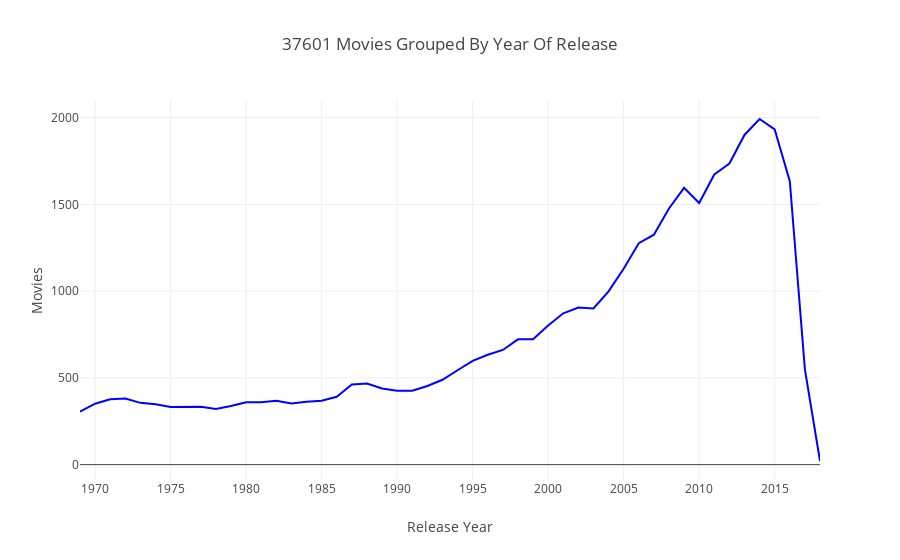

Here is the notebook cell this chart was saved with:
### Code cell
data1 = Movie['Year'].value_counts().sort_index()
trace1 = go.Scatter(x = data1.index,
                   y = data1.values,
                   marker = dict(color = 'blue'))
layout1 = dict(title = '{} Movies Grouped By Year Of Release'.format(Movie.shape[0]),
              xaxis = dict(title = 'Release Year'),
              yaxis = dict(title = 'Movies'))
fig = go.Figure(data=[trace1], layout=layout1)
iplot(fig)

### Figure 1 — Plotly figure (JSON) as saved in the notebook; plotly's stock layout.template omitted (floating-point values rounded to 4 significant figures)
{"data": [{"marker": {"color": "blue"}, "type": "scatter", "uid": "60898df9-90d6-4d6f-9ce9-a46c08c15087", "x": [1969, 1970, 1971, 1972, 1973, 1974, 1975, 1976, 1977, 1978, 1979, 1980, 1981, 1982, 1983, 1984, 1985, 1986, 1987, 1988, 1989, 1990, 1991, 1992, 1993, 1994, 1995, 1996, 1997, 1998, 1999, 2000, 2001, 2002, 2003, 2004, 2005, 2006, 2007, 2008, 2009, 2010, 2011, 2012, 2013, 2014, 2015, 2016, 2017, 2018], "y": [305, 351, 377, 381, 356, 348, 332, 333, 334, 321, 338, 360, 359, 368, 352, 362, 368, 391, 462, 467, 439, 426, 426, 453, 489, 544, 598, 633, 661, 722, 723, 802, 872, 905, 900, 999, 1129, 1276, 1325, 1476, 1595, 1508, 1672, 1735, 1900, 1992, 1932, 1634, 549, 21]}], "layout": {"title": {"text": "37601 Movies Grouped By Year Of Release"}, "xaxis": {"title": {"text": "Release Year"}}, "yaxis": {"title": {"text": "Movies"}}}}
